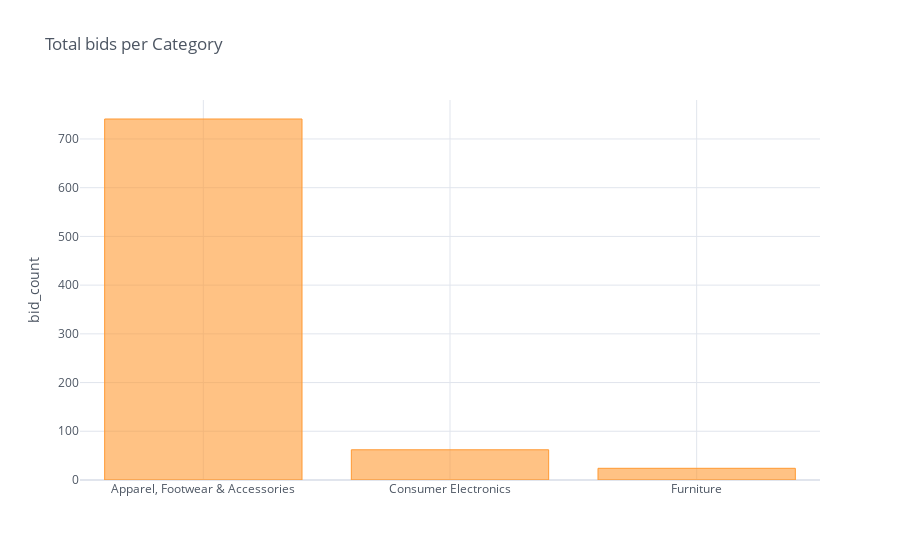

Here is the notebook cell this chart was saved with:
### Markdown cell above
- So, how many bids does each category have?
- It seems that 'Apparel, Footwear & Accesories have a bunch of bids!

### Code cell
# Total bids per category plot
category_total_bids = df_stats_daily_categories.pivot(columns='bstock_category_name', values='bid_count').T.sum(axis=1).sort_values(ascending=False)
category_total_bids.iplot(kind='bar', yTitle='bid_count', title='Total bids per Category')

### Figure 1 — Plotly figure (JSON) as saved in the notebook; plotly's stock layout.template omitted (floating-point values rounded to 4 significant figures)
{"data": [{"marker": {"color": "rgba(255, 153, 51, 0.6)", "line": {"color": "rgba(255, 153, 51, 1.0)", "width": 1}}, "name": "None", "orientation": "v", "text": "", "type": "bar", "x": ["Apparel, Footwear & Accessories", "Consumer Electronics", "Furniture"], "y": [741, 62, 24]}], "layout": {"legend": {"bgcolor": "#FFFFFF", "font": {"color": "#4D5663"}}, "paper_bgcolor": "#FFFFFF", "plot_bgcolor": "#FFFFFF", "title": {"font": {"color": "#4D5663"}, "text": "Total bids per Category"}, "xaxis": {"gridcolor": "#E1E5ED", "showgrid": true, "tickfont": {"color": "#4D5663"}, "title": {"font": {"color": "#4D5663"}, "text": ""}, "zerolinecolor": "#E1E5ED"}, "yaxis": {"gridcolor": "#E1E5ED", "showgrid": true, "tickfont": {"color": "#4D5663"}, "title": {"font": {"color": "#4D5663"}, "text": "bid_count"}, "zerolinecolor": "#E1E5ED"}}}
